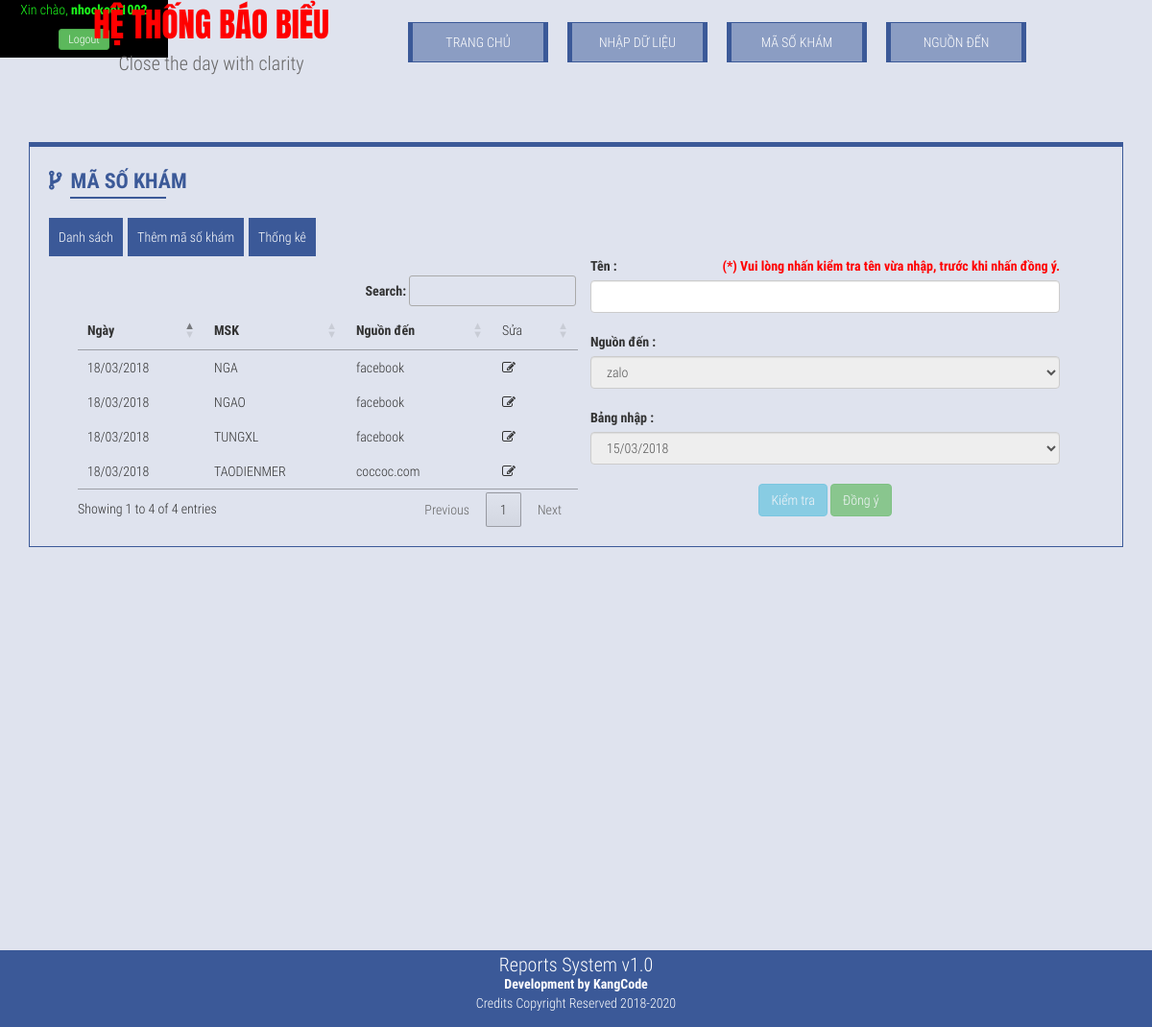
The page /index.php?page=msklist&child=filter&day=2018-03-18 (signed in) on the database as committed earlier.
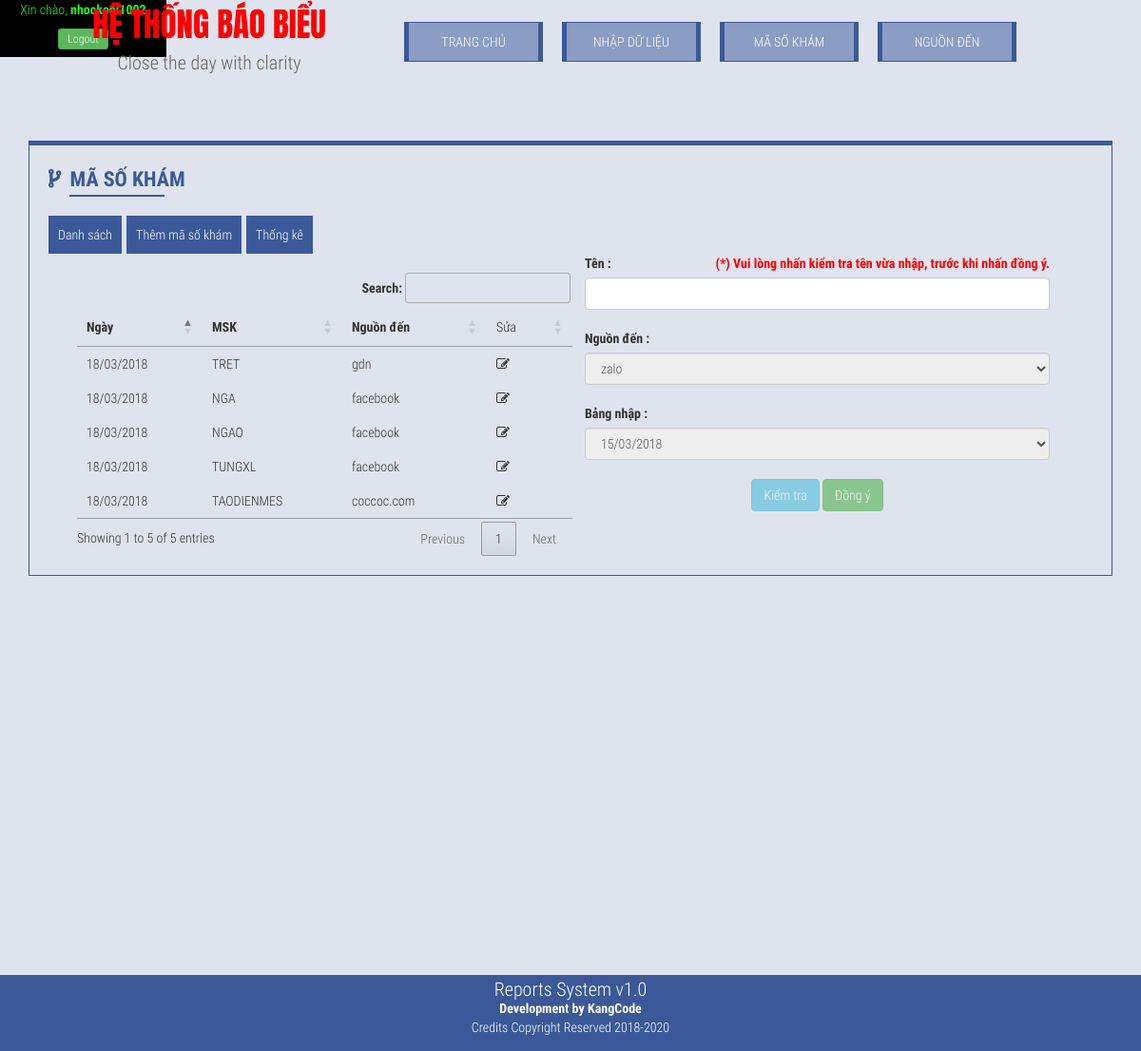
The same page on the database as committed later.
### tables this page shows
CREATE TABLE `masokham` (
  `id` int(10) NOT NULL,
  `msk` varchar(10) NOT NULL,
  `idbangnhap` int(10) NOT NULL,
  `idnguonden` int(10) NOT NULL
);

CREATE TABLE `bangnhap` (
  `id` int(10) NOT NULL,
  `ngaythang` timestamp NOT NULL DEFAULT CURRENT_TIMESTAMP ON UPDATE CURRENT_TIMESTAMP,
  `hienthi` int(11) NOT NULL,
  `tongchiphi` float NOT NULL,
  `sonhapchuot` int(10) NOT NULL,
  `uniquevisitor` int(10) NOT NULL,
  `tongsokhachtuvan` int(10) NOT NULL,
  `hieuqua` int(10) NOT NULL,
  `khonghieuqua` int(10) NOT NULL,
  `dathen` int(10) NOT NULL,
  `denkham` int(11) NOT NULL,
  `ghichu` text
);

CREATE TABLE `nguonden` (
  `id` int(10) NOT NULL,
  `nguonden` varchar(100) NOT NULL
);

### templates/filtermsk.php (the view, shortened to what this page needs)
<div class="container-fluid">
    <div class="col-sm-6">
        <br>
        <div class="row">
            <table id="kooltable">
             <thead>
              <tr>
                    <th>Ngày</th>
                  <th>MSK</th>
                  <th>Nguồn đến</th>
                  <td>Sửa</td>
              </tr>
           </thead>
           <tbody>
            <?php
            if(!isset($_GET['day'])){
            $sql = "SELECT masokham.id,msk,nguonden,bangnhap.ngaythang FROM `masokham` INNER JOIN `bangnhap` ON masokham.idbangnhap = bangnhap.id INNER JOIN `nguonden` ON masokham.idnguonden = nguonden.id ORDER BY bangnhap.ngaythang DESC";
            }
            else{
                if(isset($_GET['zone'])){
                    $zone = $_GET['zone'];
                    $day = $_GET['day'];
                    $sql = "SELECT masokham.id, bangnhap.ngaythang,msk,nguonden FROM masokham JOIN bangnhapdt INNER JOIN bangnhap ON masokham.idbangnhap = bangnhap.id INNER JOIN nguonden ON masokham.idnguonden = nguonden.id WHERE bangnhap.ngaythang LIKE '$day%' AND nguonden.nguonden = '$zone'";
                }
                else{
                $day = $_GET['day'];
               $sql = "SELECT masokham.id,msk,nguonden,bangnhap.ngaythang FROM `masokham` INNER JOIN `bangnhap` ON masokham.idbangnhap = bangnhap.id INNER JOIN `nguonden` ON masokham.idnguonden = nguonden.id WHERE bangnhap.ngaythang LIKE '$day%' ORDER BY bangnhap.ngaythang DESC";
                    }
            }
            if ($result = $conn->query($sql)) {
                while ($row = $result->fetch_assoc()) {
                $date=date_create($row['ngaythang']);
                $jw = date_format($date,"d/m/Y");
                    ?>
                    <tr>
                  <td><?php echo $jw; ?></td>
                  <td><?php echo $row['msk']; ?></td>
                  <td><?php echo $row['nguonden']; ?></td>
                  <td class="suamasokham" data-id="<?php if(isset($_GET['zone'])){ echo $row['id']; } else { echo $row['id']; } ?>"><i class="fa fa-pencil-square-o"></i></td>
                    </tr>
                    <?php
                }
            }
            ?>
            </tbody>
            </table>
        </div>
    </div>
    <div class="col-sm-6">
        <label>Tên :</label><span style="color:red;font-weight:bolder;float:right;">(*) Vui lòng nhấn kiểm tra tên vừa nhập, trước khi nhấn đồng ý.</span>
        <input type="text" class="form-control osuate" /><br>
        <label>Nguồn đến :</label>
        <select class="form-control onguondensl" disabled="disabled">
           <?php
            $sql = "SELECT * FROM nguonden";
            if ($result = $conn->query($sql)) {
                while ($row = $result->fetch_assoc()) {
                    ?>
                    <option value="<?php echo $row['id']; ?>"><?php echo $row['nguonden']; ?></option>
                    <?php
                }
            }
            ?>
        </select>
        <br>
        <label>Bảng nhập :</label>
        <select class="form-control obangnhapsl" disabled="disabled">
           <?php
            $sql = "SELECT * FROM bangnhap";
            if ($result = $conn->query($sql)) {
                while ($row = $result->fetch_assoc()) {
                    $date=date_create($row['ngaythang']);
                $jw = date_format($date,"d/m/Y");
                    ?>
                    <option value="<?php echo $row['id']; ?>"><?php echo $jw; ?></option>
                    <?php
                }
            }
            ?>
        </select>
        <input type="hidden" class="form-control oid" /><br>
        <br>
        <div style="text-align:center">
        <button type="button" class="btn btn-info ktbutz" disabled="disabled">Kiểm tra</button>
        <button type="button" class="btn btn-success dybutz" disabled="disabled">Đồng ý</button>
        </div>
    </div>
</div>

Rows that differ between the two databases and show on the page:
added masokham: idbangnhap.ngaythang "18/03/2018", msk "TRET", idnguonden.nguonden "gdn"
changed masokham "coccoc.com": msk "TAODIENMER" → "TAODIENMES"
Other text that changed with them:
text written by a page script: "Search: Showing 1 to 4 of 4 entries Previous 1 Next" → "Search: Showing 1 to 5 of 5 entries Previous 1 Next"
